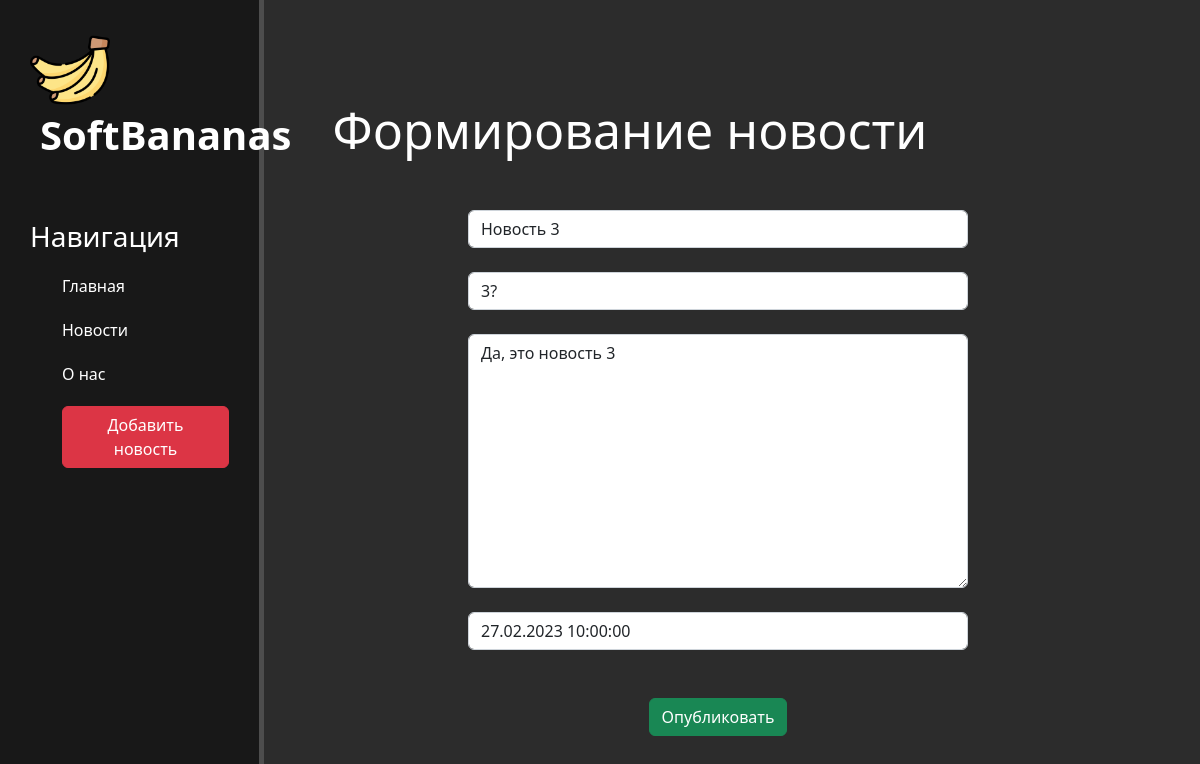
Screenshot of /news/3/update with the database file from the repository.
### news/models.py (models this page shows, shortened)
class Articles(models.Model):
    title = models.CharField("Название", max_length=50, default="Новость")
    anons = models.CharField("Анонс", max_length=250)
    full_text = models.TextField("Статья")
    date = models.DateTimeField("Дата и время")
    class Meta:
        verbose_name = "Новость"
        verbose_name_plural = "Новости"

### news/views.py (the view)
# urls.py: path("<int:pk>/update", views.NewsUpdateView.as_view(), name="news-update"),
class NewsUpdateView(UpdateView):
    model = Articles
    template_name = "news/create_news.html"
    form_class = ArticlesForm

### news/forms.py
class ArticlesForm(ModelForm):
    class Meta:
        model = Articles
        fields = ["title", "anons", "full_text", "date"]
        widgets = {
            "title": TextInput(
                attrs={"class": "form-control", "placeholder": "Заголовок"}
            ),
            "anons": TextInput(attrs={"class": "form-control", "placeholder": "Анонс"}),
            "full_text": Textarea(
                attrs={"class": "form-control", "placeholder": "Основной текст"}
            ),
            "date": DateTimeInput(
                attrs={
                    "class": "form-control",
                    "placeholder": "Дата и время публикации",
                }
            ),
        }

### news/templates/news/create_news.html (shortened to what this page needs)
{% extends 'space/layout.html' %}
{% block content %}
	<div class="features">
		<h1>Формирование новости</h1>
        <form method="post">
            {{ form.title }}<br>
            {{ form.anons }}<br>
            {{ form.full_text }}<br>
            {{ form.date }}<br>
            {{ form.time }}<br>
            <button class="btn btn-success" type="submit">Опубликовать</button>
        </form>
	</div>
{% endblock %}

### space/static/space/css/space.css (style rules this page uses)
body { background: #2c2c2c; }
main .features { margin-left: 15%; float: left; color: #fff; margin-top: 100px; text-align: center; width: 75%; }
main .features h1 { font-size: 50px; }
form { margin-left: 32%; width: 500px; margin-top: 50px; }

### rows the page displays
Articles: title "Новость 3", anons "3?", full_text "Да, это новость 3", date "27.02.2023 10:00:00"
